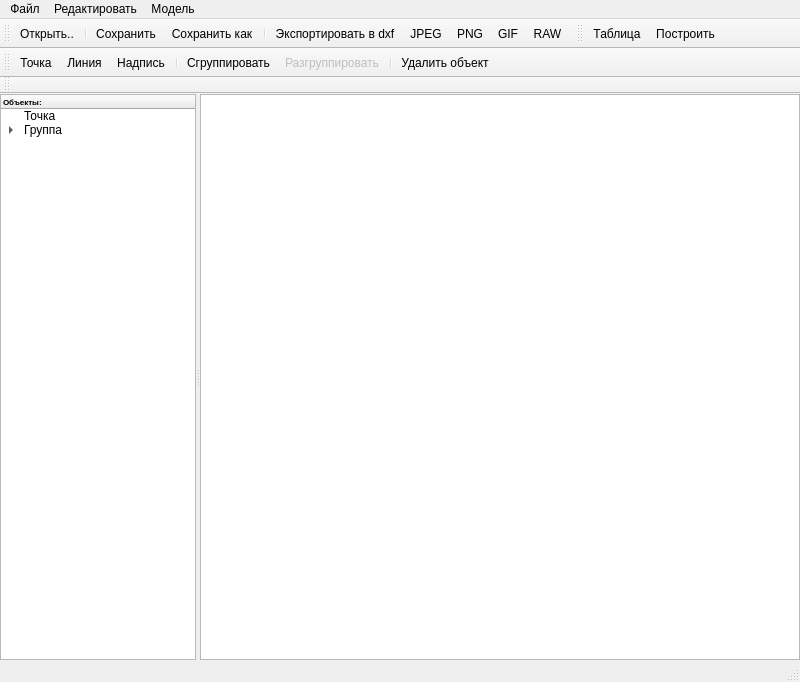
<?xml version="1.0" encoding="UTF-8"?>
<ui version="4.0">
 <class>MainWindow</class>
 <widget class="QMainWindow" name="MainWindow">
  <property name="geometry">
   <rect>
    <x>0</x>
    <y>0</y>
    <width>800</width>
    <height>682</height>
   </rect>
  </property>
  <property name="windowTitle">
   <string>Isolines</string>
  </property>
  <widget class="QWidget" name="centralwidget">
   <layout class="QGridLayout" name="gridLayout">
    <property name="leftMargin">
     <number>0</number>
    </property>
    <property name="topMargin">
     <number>0</number>
    </property>
    <property name="rightMargin">
     <number>0</number>
    </property>
    <property name="bottomMargin">
     <number>0</number>
    </property>
    <item row="0" column="0">
     <widget class="QSplitter" name="splitter">
      <property name="orientation">
       <enum>Qt::Horizontal</enum>
      </property>
      <widget class="QWidget" name="verticalLayoutWidget">
       <layout class="QVBoxLayout" name="verticalLayout_3">
        <property name="sizeConstraint">
         <enum>QLayout::SetMinimumSize</enum>
        </property>
        <item>
         <widget class="QTreeWidget" name="treeWidget">
          <property name="minimumSize">
           <size>
            <width>0</width>
            <height>0</height>
           </size>
          </property>
          <property name="lineWidth">
           <number>0</number>
          </property>
          <property name="selectionMode">
           <enum>QAbstractItemView::ExtendedSelection</enum>
          </property>
          <column>
           <property name="text">
            <string>Объекты:</string>
           </property>
           <property name="font">
            <font>
             <pointsize>6</pointsize>
             <weight>75</weight>
             <bold>true</bold>
            </font>
           </property>
          </column>
          <item>
           <property name="text">
            <string>Точка</string>
           </property>
           <property name="icon">
            <iconset resource="icons.qrc">
             <normaloff>:/icons/icons/icons8-map-pin-50.png</normaloff>:/icons/icons/icons8-map-pin-50.png</iconset>
           </property>
          </item>
          <item>
           <property name="text">
            <string>Группа</string>
           </property>
           <property name="icon">
            <iconset resource="icons.qrc">
             <normaloff>:/icons/icons/icons8-group-objects-50.png</normaloff>:/icons/icons/icons8-group-objects-50.png</iconset>
           </property>
           <item>
            <property name="text">
             <string>Надпись</string>
            </property>
            <property name="icon">
             <iconset resource="icons.qrc">
              <normaloff>:/icons/icons/icons8-text-50.png</normaloff>:/icons/icons/icons8-text-50.png</iconset>
            </property>
           </item>
           <item>
            <property name="text">
             <string>Линия</string>
            </property>
            <property name="icon">
             <iconset resource="icons.qrc">
              <normaloff>:/icons/icons/icons8-line-50.png</normaloff>:/icons/icons/icons8-line-50.png</iconset>
            </property>
           </item>
          </item>
         </widget>
        </item>
       </layout>
      </widget>
      <widget class="QWidget" name="gridLayoutWidget">
       <layout class="QGridLayout" name="gridLayout_3">
        <item row="0" column="0">
         <widget class="QGraphicsView" name="graphicsView">
          <property name="minimumSize">
           <size>
            <width>600</width>
            <height>0</height>
           </size>
          </property>
          <property name="baseSize">
           <size>
            <width>0</width>
            <height>0</height>
           </size>
          </property>
         </widget>
        </item>
       </layout>
      </widget>
     </widget>
    </item>
   </layout>
  </widget>
  <widget class="QMenuBar" name="menubar">
   <property name="geometry">
    <rect>
     <x>0</x>
     <y>0</y>
     <width>800</width>
     <height>21</height>
    </rect>
   </property>
   <widget class="QMenu" name="menu">
    <property name="title">
     <string>Файл</string>
    </property>
    <widget class="QMenu" name="menu_2">
     <property name="title">
      <string>Экспортировать как...</string>
     </property>
     <addaction name="actionJPEG"/>
     <addaction name="actionPNG"/>
     <addaction name="actionGIF"/>
     <addaction name="actionRAW"/>
    </widget>
    <addaction name="Open"/>
    <addaction name="separator"/>
    <addaction name="Save"/>
    <addaction name="SaveAs"/>
    <addaction name="separator"/>
    <addaction name="ExportDFX"/>
    <addaction name="menu_2"/>
    <addaction name="separator"/>
    <addaction name="Close"/>
   </widget>
   <widget class="QMenu" name="menu_4">
    <property name="title">
     <string>Редактировать</string>
    </property>
    <addaction name="dot"/>
    <addaction name="line"/>
    <addaction name="label"/>
    <addaction name="separator"/>
    <addaction name="group"/>
    <addaction name="ungroup"/>
    <addaction name="separator"/>
    <addaction name="delete_2"/>
   </widget>
   <widget class="QMenu" name="menu_5">
    <property name="title">
     <string>Модель</string>
    </property>
    <addaction name="table"/>
    <addaction name="separator"/>
    <addaction name="generate"/>
   </widget>
   <addaction name="menu"/>
   <addaction name="menu_4"/>
   <addaction name="menu_5"/>
  </widget>
  <widget class="QStatusBar" name="statusbar"/>
  <widget class="QToolBar" name="toolBar">
   <property name="windowTitle">
    <string>toolBar</string>
   </property>
   <attribute name="toolBarArea">
    <enum>TopToolBarArea</enum>
   </attribute>
   <attribute name="toolBarBreak">
    <bool>false</bool>
   </attribute>
   <addaction name="Open"/>
   <addaction name="separator"/>
   <addaction name="Save"/>
   <addaction name="SaveAs"/>
   <addaction name="separator"/>
   <addaction name="ExportDFX"/>
   <addaction name="actionJPEG"/>
   <addaction name="actionPNG"/>
   <addaction name="actionGIF"/>
   <addaction name="actionRAW"/>
  </widget>
  <widget class="QToolBar" name="toolBar_2">
   <property name="windowTitle">
    <string>toolBar_2</string>
   </property>
   <attribute name="toolBarArea">
    <enum>TopToolBarArea</enum>
   </attribute>
   <attribute name="toolBarBreak">
    <bool>false</bool>
   </attribute>
   <addaction name="table"/>
   <addaction name="generate"/>
  </widget>
  <widget class="QToolBar" name="toolBar_3">
   <property name="windowTitle">
    <string>toolBar_3</string>
   </property>
   <attribute name="toolBarArea">
    <enum>TopToolBarArea</enum>
   </attribute>
   <attribute name="toolBarBreak">
    <bool>true</bool>
   </attribute>
   <addaction name="dot"/>
   <addaction name="line"/>
   <addaction name="label"/>
   <addaction name="separator"/>
   <addaction name="group"/>
   <addaction name="ungroup"/>
   <addaction name="separator"/>
   <addaction name="delete_2"/>
  </widget>
  <widget class="QToolBar" name="toolBar_4">
   <property name="windowTitle">
    <string>toolBar_4</string>
   </property>
   <attribute name="toolBarArea">
    <enum>TopToolBarArea</enum>
   </attribute>
   <attribute name="toolBarBreak">
    <bool>true</bool>
   </attribute>
  </widget>
  <action name="Open">
   <property name="text">
    <string>Открыть..</string>
   </property>
   <property name="shortcut">
    <string>Ctrl+O</string>
   </property>
  </action>
  <action name="Save">
   <property name="text">
    <string>Сохранить</string>
   </property>
   <property name="shortcut">
    <string>Ctrl+S</string>
   </property>
  </action>
  <action name="SaveAs">
   <property name="text">
    <string>Сохранить как...</string>
   </property>
   <property name="shortcut">
    <string>Ctrl+Shift+S</string>
   </property>
  </action>
  <action name="ExportDFX">
   <property name="text">
    <string>Экспортировать в dxf</string>
   </property>
  </action>
  <action name="actionJPEG">
   <property name="text">
    <string>JPEG</string>
   </property>
   <property name="toolTip">
    <string>Экспортировать в JPEG</string>
   </property>
  </action>
  <action name="actionPNG">
   <property name="text">
    <string>PNG</string>
   </property>
   <property name="toolTip">
    <string>Экспортировать в PNG</string>
   </property>
  </action>
  <action name="actionGIF">
   <property name="text">
    <string>GIF</string>
   </property>
   <property name="toolTip">
    <string>Экспортировать в GIF</string>
   </property>
  </action>
  <action name="Close">
   <property name="text">
    <string>Закрыть</string>
   </property>
   <property name="shortcut">
    <string>Ctrl+W</string>
   </property>
  </action>
  <action name="dot">
   <property name="text">
    <string>Точка</string>
   </property>
  </action>
  <action name="label">
   <property name="text">
    <string>Надпись</string>
   </property>
  </action>
  <action name="table">
   <property name="text">
    <string>Таблица</string>
   </property>
   <property name="shortcut">
    <string>Ctrl+T</string>
   </property>
  </action>
  <action name="actionRAW">
   <property name="text">
    <string>RAW</string>
   </property>
   <property name="toolTip">
    <string>Экспортировать в RAW</string>
   </property>
  </action>
  <action name="line">
   <property name="text">
    <string>Линия</string>
   </property>
  </action>
  <action name="generate">
   <property name="text">
    <string>Построить</string>
   </property>
   <property name="shortcut">
    <string>Ctrl+R</string>
   </property>
  </action>
  <action name="group">
   <property name="text">
    <string>Сгруппировать</string>
   </property>
   <property name="shortcut">
    <string>Ctrl+G</string>
   </property>
  </action>
  <action name="ungroup">
   <property name="enabled">
    <bool>false</bool>
   </property>
   <property name="text">
    <string>Разгруппировать</string>
   </property>
   <property name="shortcut">
    <string>Ctrl+Shift+G</string>
   </property>
  </action>
  <action name="delete_2">
   <property name="text">
    <string>Удалить объект</string>
   </property>
  </action>
  <action name="color">
   <property name="text">
    <string>Цвет</string>
   </property>
   <property name="toolTip">
    <string>Выбор цвета</string>
   </property>
  </action>
  <action name="hide">
   <property name="text">
    <string>Скрыть/Раскрыть</string>
   </property>
   <property name="toolTip">
    <string>Скрыть</string>
   </property>
   <property name="shortcut">
    <string>Ctrl+H</string>
   </property>
  </action>
  <action name="fix">
   <property name="text">
    <string>Зафиксировать/Отфиксировать</string>
   </property>
   <property name="toolTip">
    <string>Закрепить</string>
   </property>
   <property name="shortcut">
    <string>Ctrl+L</string>
   </property>
  </action>
 </widget>
 <resources>
  <include location="icons.qrc"/>
 </resources>
 <connections/>
</ui>
